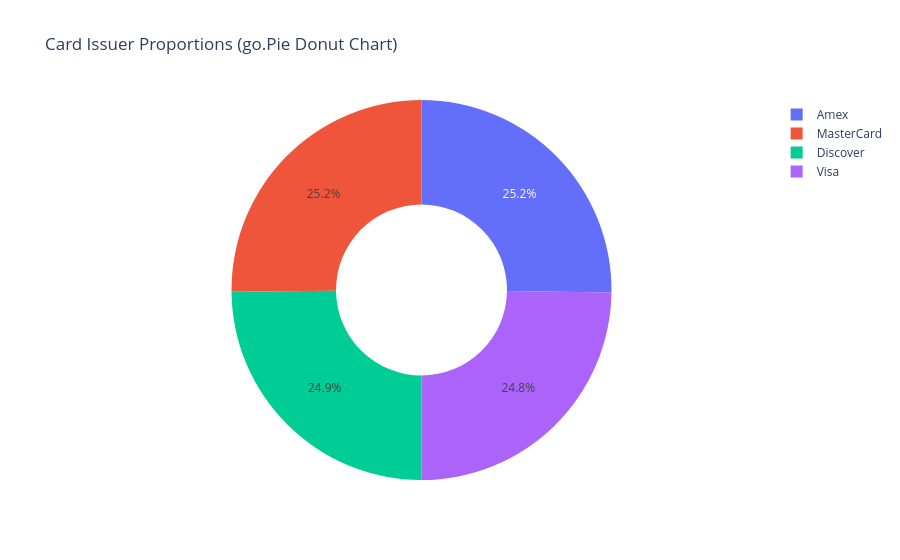

Notebook code cell kept with this figure:
### Markdown cell above
### 🔹 🔹 Pie and Donut Breakdown Charts: `go.Pie()`
Demonstrates how to use `🔹 Pie and Donut Breakdown Charts: `go.Pie()`` in Python. Visualizations turn complex numerical data into clear, intuitive graphics, helping you spot trends, patterns, and anomalies quickly. **Tip:** Always provide clear axis labels (`xlabel`, `ylabel`) and a title so viewers can interpret your visualization at a glance.

**Syntax:** `card_counts = df['card_type'].value_counts()`

### Code cell
card_counts = df['card_type'].value_counts()

pie_trace = go.Pie(labels=card_counts.index, values=card_counts.values, hole=0.45, hoverinfo='label+percent+value')
fig = go.Figure(data=[pie_trace], layout=go.Layout(title='Card Issuer Proportions (go.Pie Donut Chart)'))
fig.show()

### Figure 1 — Plotly figure (JSON) as saved in the notebook; plotly's stock layout.template omitted (floating-point values rounded to 4 significant figures)
{"data": [{"hole": 0.45, "hoverinfo": "label+percent+value", "labels": ["Amex", "MasterCard", "Discover", "Visa"], "type": "pie", "values": [3594, 3587, 3546, 3535]}], "layout": {"title": {"text": "Card Issuer Proportions (go.Pie Donut Chart)"}}}
